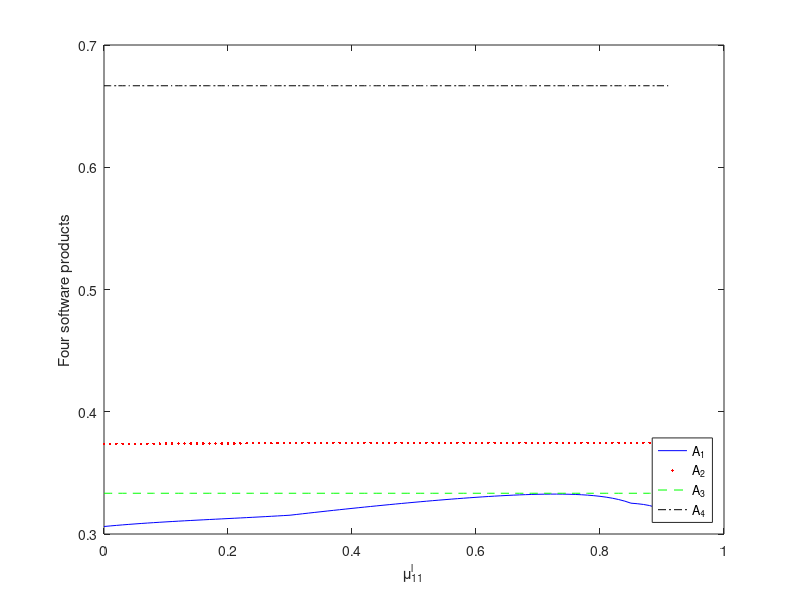

This figure's MATLAB source:
clear,clc
tic

% 
% lambda=1:1:200/3
% len=length(lambda);
% Q1=zeros(len,4);
% N2RC1=zeros(len,4);
% NRC1=zeros(len,4);
% separation_p1=zeros(len,4);
% separation_n1=zeros(len,4);
% separation_c1=zeros(len,4);
% x{1}=[F MG MP MG
%     F MP  G  MP
%     G VG  F MG
%     VG G MG G];
% x{2}=[MG MP P F
%     F MG P G
%     P MP VP F
%     G VG VG MG];
% x{3}=[G F MP MP
%     F P MP G
%     F VP P G
%     G VG AG MG];

disp('Step 2: numerical matrices')
Q(:,:,1)=[6 4 5 6
    7 6  7  4
    3 8  5 6
    8 7 7 6];
Q(:,:,2)=[5 6 4 6
    5 4  7  4
    7 8  5 6
    8 7 6 7];
Q(:,:,3)=[6 4 3 5
    5 6 3 7
    3 4 2 5
    7 8 8 6];
Q(:,:,4)=[7 5 4 4
    5 3 4 7
    5 2 3 7
    7 8 9 6];
[m,n]=size(Q(:,:,1));
t=4;

Q_mean=median(Q,3);
% q_mean = zeros(m,n);
% for k=1:3
%     q_mean = q_mean+q(:,:,k);
% end
% q_mean = q_mean/3;
% temp=[reshape(q_mean',1,[])];
%   % eval(['Y_mean''=  
% q_mean = sprintf('%4.2f  %4.2f  %4.2f   %4.2f \n', temp);
% disp('����ƽ������Ϊ')
% q_mean  

disp('����3��Q��arithmetic mean matrix��')

sprintf('%4.2f  %4.2f  %4.2f  %4.2f\n', Q_mean')

%%% ��3�������Ȩ�������

for k=1:t 
    P(:,:,k)=Q(:,:,k)./sum(sum(Q(:,:,k)));
    E(k)=-sum(sum(P(:,:,k).*log(P(:,:,k))))/log(m*n);   
end

disp('Qk����Ϊ')
E

P=Q_mean/sum(sum(Q_mean));
E_mean=-sum(sum(P.*log(P)))/log(m*n) 

for k=1:t
    D(k) =abs( E(k)-E_mean);
    R(k) =E_mean./(E_mean+D(k));
end
disp('��4������4��ƫ���')
D, R

disp('����8��weights of DMs Ϊ��')

 lambda=R/sum(R) 
    
%  f{1}=[(0.65, 0.40) (0.40, 0.65) (0.50, 0.50) (0.65, 0.40)
%      (0.75, 0.30) (0.65, 0.40)  (0.75, 0.30)  (0.40, 0.65)
%      (0.30, 0.75) (0.85, 0.20)  (0.50, 0.50) (0.65, 0.40)
%      (0.85, 0.20) (0.75, 0.30)  (0.75, 0.30) (0.65, 0.40)];      

alpha = 0:0.01:0.9156;
len=length(alpha);
Q1=zeros(len,4);
NGU1=zeros(len,4);

for row=1:len
mu{1}=[alpha(row) 0.40 0.50 0.65   
     0.75 0.65 0.75 0.40     
     0.30 0.85 0.50 0.65
     0.85 0.75 0.75 0.65];
      
nu{1}=[0.40 0.65 0.50 0.40   
     0.30 0.40  0.30  0.65      
     0.75 0.20  0.50  0.40
     0.20 0.30  0.30  0.40];
 %  f{2}=[(0.50, 0.50) (0.65, 0.40) (0.40, 0.65) (0.65, 0.40)
%      (0.50, 0.50) (0.40, 0.65)  (0.75, 0.30)  (0.40, 0.65) 
%      (0.75, 0.30) (0.85, 0.20)  (0.50, 0.50) (0.65, 0.40)
%      (0.85, 0.20) (0.75, 0.30) (0.65, 0.40) (0.75, 0.30)];


mu{2}=[0.50 0.65 0.40 0.65   
      0.50 0.40 0.75 0.40
      0.75 0.85 0.50 0.65 
      0.85 0.75 0.65 0.75];
  
nu{2}=[0.50 0.40  0.65 0.40 
      0.50  0.65  0.30  0.65
      0.30  0.20  0.50  0.40
      0.20  0.30 0.40  0.30];
% f{3}=[(0.65, 0.40) (0.40, 0.65) (0.30, 0.75) (0.50, 0.50)
%     (0.50, 0.50) (0.65, 0.40) (0.30, 0.75) (0.75, 0.30)
%     (0.30, 0.75) (0.40, 0.65) (0.20, 0.85) (0.50, 0.50)
%     (0.75, 0.30) (0.85, 0.20) (0.85, 0.20) (0.65, 0.40)];  

mu{3}=[0.65 0.40 0.30 0.50    
    0.50 0.65 0.30 0.75 
    0.30 0.40 0.20 0.50  
    0.75 0.85 0.85 0.65 ];
  
nu{3}=[0.40 0.65 0.75 0.50   
     0.50 0.40 0.75  0.30   
     0.75 0.65 0.85  0.50  
     0.30 0.20 0.20  0.40];
mu{4}=[0.75 0.50 0.40 0.40
      0.50  0.30 0.40 0.75 
      0.50  0.20 0.30 0.75 
      0.75  0.85 0.95 0.65];
nu{4}=[0.30 0.50 0.65 0.65
       0.50 0.75 0.65 0.30
       0.50 0.85 0.75 0.30
       0.30 0.20 0.10 0.40];
 
 [m,n]=size(mu{1});

F=zeros(4,4,4);

disp('Step 8��Pythagorean fuzzy matrices');

for k=1:4
    temp=[reshape(mu{k}',1,[]); reshape(nu{k}',1,[])];
   eval(['F',num2str(k),'=  sprintf(''(%4.2f,  %4.2f)  (%4.2f,  %4.2f)  (%4.2f,  %4.2f)  (%4.2f,  %4.2f)\n'', temp)'])
end
clear F1 F2 F3 

%%%% ��2�������Ȩ���߾���

disp('Step 9����Ȩ��������')

% weights=[0.3348, 0.3327, 0.3325];
% weight(k)=ones(4,4)*lambda(k)
% 
% Y=X;
% 
for k=1:4 
    weight(:,:,k)=ones(m,4)*lambda(k);
    xi(:,:,k)=sqrt(1-(1-mu{k}.^2).^weight(:,:,k)); 
   % xi(:,:,k)=mu{k}.^weight(:,:,k);
   % o(:,:,k)=sqrt(1-(1-nu{k}.^2).^weight(:,:,k));  
     o(:,:,k)=nu{k}.^weight(:,:,k);
   tmp=[reshape(xi(:,:,k)',1,[]);  reshape(o(:,:,k)',1,[])];
   eval(['H',num2str(k),'=  sprintf(''(%3.2f,  %3.2f)  (%4.2f,  %4.2f)  (%4.2f,  %4.2f)  (%4.2f,  %4.2f)\n'', tmp)']);
end


%%%% ת���ɷ�������
disp('��10����Ⱥ���߾���')
xii=permute(xi,[3,2,1])
oi=permute(o,[3,2,1])
for k=1:4 
%    xii(i,:,:)=permute(xi,[3,2,1])
%    oi(i,:,:)=permute(o,[3,2,1])    
   temp=[reshape(xii(:,:,k)',1,[]);  reshape(oi(:,:,k)',1,[])];
   eval(['G',num2str(k),'=  sprintf(''(%4.2f,  %4.2f)  (%4.2f,  %4.2f)  (%4.2f,  %4.2f)  (%4.2f,  %4.2f)\n'', temp)']);
end

disp('��11������Ȩ������')

weights=[0.3,0.3,0.2,0.2];
weighted=ones(4,1)*weights

%Y=G;
for k=1:4   
     for j=1:4
         weighted(:,3,:);
   % tau(:,j,k)=xii(:,j,k).^weighted(:,j);
    
     tau(:,j,k)=sqrt(1-(1-xii(:,j,k).^2).^weighted(:,j));
   % upsilon(:,j,k)=sqrt(1-(1-oi(:,j,k).^2).^weighted(:,j));
    upsilon(:,j,k)=oi(:,j,k).^weighted(:,j);
    
     end
   % weighted
   tmp=[reshape(tau(:,:,k)',1,[]);  reshape(upsilon(:,:,k)',1,[])];
   eval(['Y',num2str(k),'=  sprintf(''(%4.2f,  %4.2f)  (%4.2f,  %4.2f)  (%4.2f,  %4.2f)  (%4.2f,  %4.2f)\n'', tmp)']);    
 end
% ���������

%%% ��2�����������
tau_pos=max(tau,[],3);
    tau_neg=min(tau,[],3);

   
    upsilon_pos=min(upsilon,[],3);%%%�������   
    upsilon_neg=max(upsilon,[],3); %%%�������

pos=[];
neg=[];
com=[];
pos=[pos, tau_pos(:,1),upsilon_pos(:,1), tau_pos(:,2), upsilon_pos(:,2), tau_pos(:,3), upsilon_pos(:,3), tau_pos(:,4), upsilon_pos(:,4)];
neg=[neg, tau_neg(:,1),upsilon_neg(:,1), tau_neg(:,2), upsilon_neg(:,2), tau_neg(:,3), upsilon_neg(:,3), tau_neg(:,4), upsilon_neg(:,4)];
com=[com, upsilon_pos(:,1),tau_pos(:,1), upsilon_pos(:,2), tau_pos(:,2), upsilon_pos(:,3), tau_pos(:,3), upsilon_pos(:,4), tau_pos(:,4)];

%%% �������� 

disp('��12�����������')

disp('maximum decision matrix Y_{+}')
sprintf('(%4.2f,  %4.2f)  (%4.2f,  %4.2f)  (%4.2f,  %4.2f)  (%4.2f, %4.2f)\n', pos')

disp('minimum decision matrix Y_{-}')
sprintf('(%4.2f, %4.2f)  (%4.2f,  %4.2f)  (%4.2f, %4.2f)  (%4.2f, %4.2f)\n', neg')

disp('���������Ϊ��')
sprintf('(%4.2f,  %4.2f)  (%4.2f,  %4.2f)  (%4.2f,  %4.2f)  (%4.2f, %4.2f)\n', com')

for i=1:4  
    for j=1:4   
       chipos(i,j)=sqrt(1-tau_pos(i,j).^2-upsilon_pos(i,j).^2);
     %   chipos(i,j)=1-tau_pos(i,j)-upsilon_pos(i,j);
        % chi_{kj}^{+}
        chineg(i,j)=sqrt(1-tau_neg(i,j).^2-upsilon_neg(i,j).^2);
      % chineg(i,j)=1-tau_neg(i,j)-upsilon_neg(i,j);
        % chi_{kj}^{-}
    end
end
chipos
chineg

disp('��13�����ź�����Ϊ') 

%R=Y;
for k=1:4  
   rho(:,:,k)=tau_pos.*tau(:,:,k);
   varrho(:,:,k)=sqrt(upsilon_pos.^2+upsilon(:,:,k).^2-(upsilon_pos.^2).*(upsilon(:,:,k).^2));
   
   tmp=[reshape(rho(:,:,k)',1,[]);reshape(varrho(:,:,k)',1,[])];
   eval(['R',num2str(k),'=  sprintf(''(%4.2f,  %4.2f)  (%4.2f,  %4.2f)  (%4.2f,  %4.2f)  (%4.2f,  %4.2f)\n'', tmp)']);  
end
 %  https://www.ilovematlab.cn/thread-317135-1-1.html  

disp('��14��������ź�����RmaxΪ')  

rho_pos=max(rho,[],3); %%%�������
    

    varrho_pos=min(varrho,[],3); %%%������� 

Rmax=[];

Rmax=[Rmax, rho_pos(:,1),varrho_pos(:,1), rho_pos(:,2), varrho_pos(:,2), rho_pos(:,3), varrho_pos(:,3), rho_pos(:,4), varrho_pos(:,4)];

sprintf('(%4.2f,  %4.2f)  (%4.2f,  %4.2f)  (%4.2f,  %4.2f)  (%4.2f, %4.2f)\n', Rmax')

disp('��15����Ⱥ�������S_negΪ')  

for k=1:4 
    psi(:,:,k)=tau(:,:,k).*tau_neg;  
    omega(:,:,k)=sqrt(upsilon_neg.^2+upsilon(:,:,k).^2-(upsilon_neg.^2).*(upsilon(:,:,k).^2));
  
    tmp=[reshape(psi(:,:,k)',1,[]);reshape(omega(:,:,k)',1,[])];
    eval(['S_neg',num2str(k),'= sprintf(''(%4.2f, %4.2f) (%4.2f, %4.2f) (%4.2f, %4.2f) (%4.2f, %4.2f)\n'', tmp)']);  
end
disp('��16�������Ⱥ�������S_neg_maxΪ')  

psi_pos=max(psi,[],3); %%%�������
    
omega_pos=min(omega,[],3); %%%������� 

S_neg_max=[];

S_neg_max=[S_neg_max, psi_pos(:,1),omega_pos(:,1), psi_pos(:,2), omega_pos(:,2), psi_pos(:,3), omega_pos(:,3), psi_pos(:,4), omega_pos(:,4)];

sprintf('(%4.2f,  %4.2f)  (%4.2f,  %4.2f)  (%4.2f,  %4.2f)  (%4.2f, %4.2f)\n', S_neg_max')

% disp('��17����Ⱥ�������S_comΪ')  
% 
% for k=1:4    
%     iota{k}=tau{k}.*upsilon_pos;
% %     iota1(:,:,k)=iota{k};
% %     iota1
%     kappa{k}=sqrt(upsilon{k}.^2+tau_pos.^2-(tau_pos.^2).*(upsilon{k}.^2));
%     
%      tmp=[reshape(iota{k}',1,[]);reshape(kappa{k}',1,[])];
%      eval(['Scom',num2str(k),'= sprintf(''(%4.3f, %4.3f) (%4.3f, %4.3f) (%4.3f, %4.3f) (%4.3f, %4.3f)\n'', tmp)']);  
% end
% 
% disp('��18�������Ⱥ�������S_com_maxΪ')  
% 
% temp=[];
% for k=1:4  
%     tem(:,:,k)=iota{k};
%     iota_pos=max(tem,[],3); %%%�������
%     
%     tp(:,:,k)=kappa{k};
%     kappa_pos=min(tp,[],3); %%%�������       
% end
% 
% S_com_max=[];
% 
% S_com_max=[S_com_max, iota_pos(:,1),kappa_pos(:,1), iota_pos(:,2), kappa_pos(:,2), iota_pos(:,3), kappa_pos(:,3), iota_pos(:,4), kappa_pos(:,4)];
% 
% sprintf('(%4.3f, %4.3f) (%4.3f, %4.3f) (%4.3f, %4.3f) (%4.3f, %4.3f)\n', S_com_max')

disp('��19��������group utility')  

for k=1:4 
    % Yi*Y+
    chi(:,:,k)=sqrt(1-tau(:,:,k).^2-upsilon(:,:,k).^2);
    chi_pos=sqrt(1-tau_pos.^2-upsilon_pos.^2);
    chi_neg=sqrt(1-tau_neg.^2-upsilon_neg.^2);
    Y_Ypos(k)=sum(sum(tau(:,:,k).*tau_pos+upsilon(:,:,k).*upsilon_pos ...
     +chi(:,:,k).*chi_pos));
   % Yi*Y-
    Y_Yneg(k)=sum(sum(tau(:,:,k).*tau_neg+upsilon(:,:,k).*upsilon_neg ...
     +chi(:,:,k).*chi_neg));
end
disp('Yi��Ypos�ڻ� ')  

Y_Ypos

disp('Yi��Yneg�ڻ� ') 

Y_Yneg


for k=1:4
 GU(k)=min(4*n,Y_Ypos(k))/max(4*n,Y_Ypos(k)); 
end
GU

 
NGU=(GU-min(GU))./(max(GU)-min(GU))

disp('��20��������group regret ')  

for k=1:4  
    % Ri*Rmax
    sigma(:,:,k)=sqrt(1-rho(:,:,k).^2-varrho(:,:,k).^2);
    sigma_pos=sqrt(1-rho_pos.^2-varrho_pos.^2);
    R_Rmax(k)=sum(sum(rho(:,:,k).*rho_pos+varrho(:,:,k).*varrho_pos+sigma(:,:,k).*sigma_pos));
end

disp('Ri��Rmax�ڻ� ') 

R_Rmax

for k=1:4
 GR(k)=min(4*n,R_Rmax(k))/max(4*n,R_Rmax(k)); 
end
GR 
 
NGR=(max(GR)-GR)./(max(GR)-min(GR))


disp('��21��������group satisfaction GS- ')  

for k=1:4  
    % S-*Smax
    varsigma(:,:,k)=sqrt(1-psi(:,:,k).^2-omega(:,:,k).^2);
    varsigma_pos=sqrt(1-psi_pos.^2-omega_pos.^2);
    Sneg_Smax(k)=sum(sum(psi(:,:,k).*psi_pos+omega(:,:,k).*omega_pos ...
     +varsigma(:,:,k).*varsigma_pos));
end

disp('Si^{-}��Smax^{-}�ڻ� ')
Sneg_Smax

disp('GS_{i}^{-} ')

for k=1:4
 GSneg(k)=min(4*n,Sneg_Smax(k))/max(4*n,Sneg_Smax(k));
end
GSneg 
 
NGSneg=(GSneg-min(GSneg))./(max(GSneg)-min(GSneg))

% disp('��22��������group satisfaction GSc ')
% 
% for k=1:4
%     % Sc*Smax
%     varpi(:,:,k)=sqrt(1-iota{k}.^2-kappa{k}.^2);
%     varpi_pos=sqrt(1-iota_pos.^2-kappa_pos.^2);
%     %  s_{kj}^{ci}=(\iota_{kj}^{i},\kappa_{kj}^{i})
%     %  s_{kj}^{cmax}=(\iota_{kj}^{max},\kappa_{kj}^{min})
%     Scom_Smax(k)=sum(sum(iota{k}.*iota_pos+kappa{k}.*kappa_pos ...
%         +varpi(:,:,k).*varpi_pos));
% end
% disp('Sc*Smax ')
% Scom_Smax
% 
% for k=1:4
%     GScom(k)=4*n/(4*n+abs(4*n-Scom_Smax(k)));
% end
% GScom
% 
% NGScom=(GScom-min(GScom))./(max(GScom)-min(GScom))
% 
% disp('��23�������� comprehensive group satisfaction CGS ')
% 
% for k=1:4
%     CGS(k)=0.5*NGSneg(k)+0.5*NGScom(k);
% end

%CGS

disp('��24�������� comprehensive VIKOR measure Q ') 

% lambda=0:0.01:1/3;
%len=length(lambda);
%Q1=zeros(len,4);

%for row =1:len


% Lambda12 
% Q=lambda(row)*NGU/3+(2/3-lambda(row))*NGR+NGSneg/3; 
% Lambda13
% Q=lambda(row)*NGU+NGR/3+(2/3-lambda(row))*NGSneg; 
% Lambda1
 Q=NGU/3+NGR/3+NGSneg/3; 
% Q=NGU;
% Lambda2
% Q=NGU/3+lambda(row)*NGR+NGSneg/3; 
% Lambda3
% Q=NGU/3+NGR/3+lambda(row)*NGSneg; 
%  Lambda23 
%
% Q=NGU/3+lambda(row)*NGR+(2/3-lambda(row))*NGSneg; 

Q

Q1(row,:)=Q; 
 
end

  
plot(alpha,Q1(:,1),'b'),hold on,
plot(alpha,Q1(:,2),'r.'),plot(alpha,Q1(:,3),'g--'),
plot(alpha,Q1(:,4),'k-.');
legend('A_{1}','A_{2}','A_{3}','A_{4}','Location','Southeast');
% axis([0,1,-0.1,0.7]);
%axis([0,0.35,1.2]);
%set(gca,'xtick',[0:0.2:1]);
% title('Qi');
xlabel('\mu_{11}^{l}');
ylabel('Four software products');
